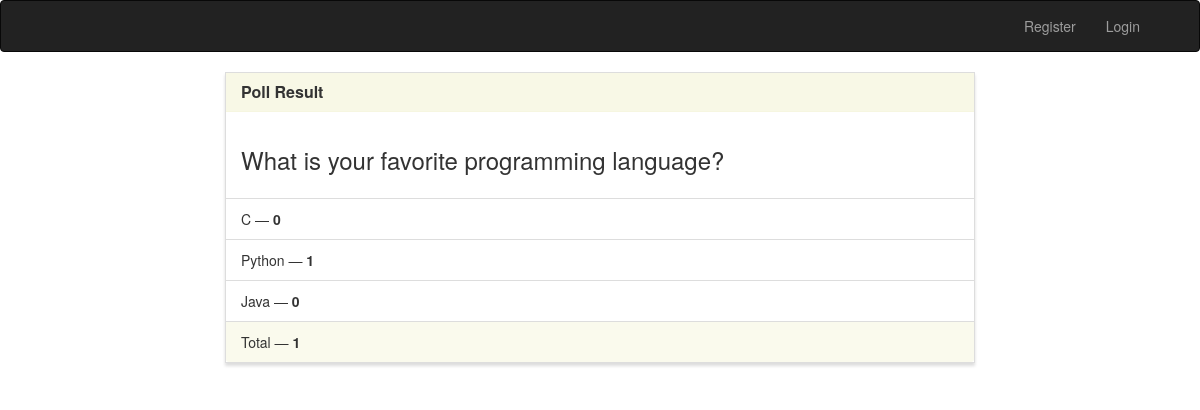
Page /results/6/ on the committed database.
### poll/models.py (models this page shows, shortened)
class Poll(models.Model):
    question = models.TextField()
    option_one = models.CharField(max_length=30)
    option_two = models.CharField(max_length=30)
    option_three = models.CharField(max_length=30)
    option_one_count = models.IntegerField(default=0)
    option_two_count = models.IntegerField(default=0)
    option_three_count = models.IntegerField(default=0)
    def total(self):
        return self.option_one_count + self.option_two_count + self.option_three_count

### poll/views.py (the view)
# urls.py: path('results/<poll_id>/', views.results, name='results'),
def results(request, poll_id):
    poll = Poll.objects.get(pk=poll_id)
    context = {
        'poll' : poll
    }
    return render(request, 'results.html', context)

### templates/results.html (shortened to what this page needs)
{% extends "base.html" %}
{% block main %}
<div class="row">
    <div class="col-lg-8 col-lg-offset-2">
        <div class="panel panel-default">
            <div class="panel-heading">
                <h3 class="panel-title">Poll Result</h3>
            </div>
            <div class="panel-body">
                <h3>{{ poll.question }}</h3>
            </div>
            <ul class="list-group">
                <li class="list-group-item">{{ poll.option_one }} &mdash; <strong>{{ poll.option_one_count }}</strong></li>
                <li class="list-group-item">{{ poll.option_two }} &mdash; <strong>{{ poll.option_two_count }}</strong></li>
                <li class="list-group-item">{{ poll.option_three }} &mdash; <strong>{{ poll.option_three_count }}</strong></li>
            </ul>
            <div class="panel-footer">
                Total &mdash; <strong>{{ poll.total }}</strong>
            </div>
        </div>
    </div>
</div>
{% endblock %}

### poll/static/style.css (style rules this page uses)
.navbar-default, .btn, .form-control, .panel { border-radius: 0; }
.panel-default > .panel-heading { color: #333; background-color: rgba(245, 245, 220, .7); border-color: rgba(245, 245, 220, .6); border-top-left-radius: 0; border-top-right-radius: 0; }
.panel-footer { background-color: rgba(245, 245, 220, .5); border-color: rgba(245, 245, 220, .4); }
.panel { box-shadow: 0px 3px 3px 0px #ddd; }
a.navbar-brand, .panel-title { font-weight: bolder; }

### rows in the picture
Poll: question "What is your favorite programming language?", option_one "C", option_one_count "0", option_two "Python", option_two_count "1", option_three "Java", option_three_count "0", total "1"
